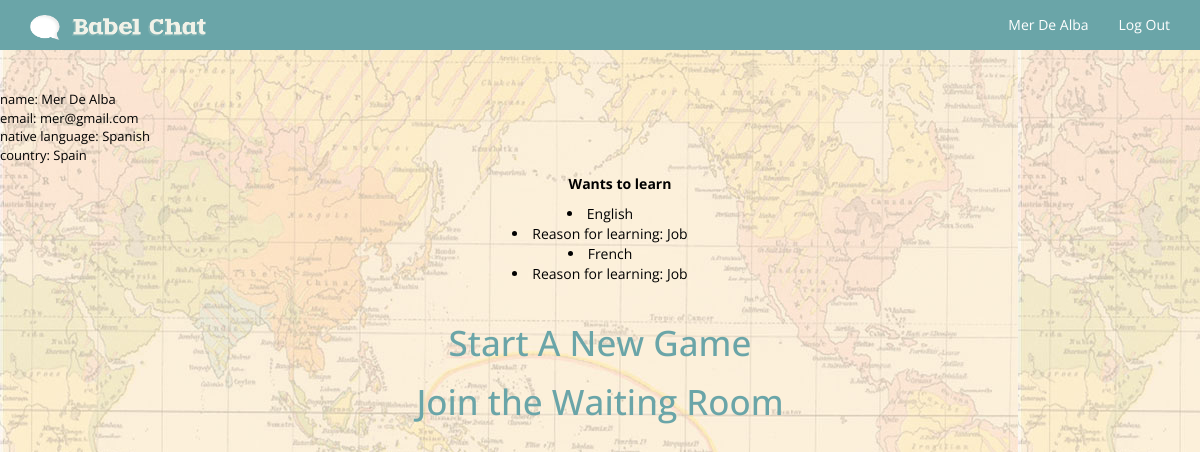
The app's page /profile (signed in), older data.
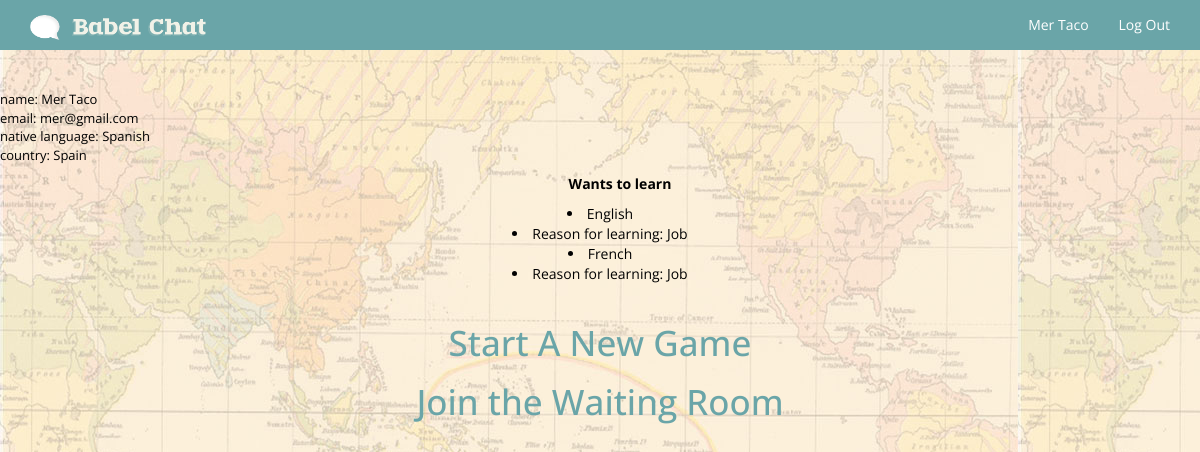
The same page, newer data.
### model.py (models this page shows, shortened)
class User(Base):
    __tablename__ = "users"
    id = Column(Integer, primary_key = True)
    name = Column(String(64), nullable=False)
    email = Column(String(64), nullable=False)
    password = Column(String(64), nullable=False)
    mother_tongue_code = Column(String(64), ForeignKey("languages.language_code"))
    country_code = Column(String(64), ForeignKey("countries.country_code"))
    reason = Column(String(64), nullable=False)
    language = relationship("Language", backref=backref("native_speakers"))
    country = relationship("Country", backref=backref("users"))

class Language(Base):
    __tablename__ = "languages"
    language_code = Column(String(64), nullable=False, primary_key=True)
    language_name = Column(String(64), nullable=False)

class Country(Base):
    __tablename__ = "countries"
    country_code = Column(String(64), nullable=False, primary_key=True)
    country_name = Column(String(64), nullable=False)

class Language_desired(Base):
    __tablename__ = "languages_desired"
    id = Column(Integer, primary_key=True)
    user_id = Column(Integer, ForeignKey('users.id'))
    language_code = Column(String(64), ForeignKey('languages.language_code'))
    level = Column(String(64), nullable=False)
    user = relationship("User",backref=backref("Language_desired"))
    language = relationship("Language", backref=backref("Language_desired"))

### babel.py (the view)
@app.route("/profile")
def display_profile():
    global rooms
    rooms = {}
    user = dbsession.query(User).filter_by(name=session["login"]).first()
    print session
    return render_template("profile.html", user=user)

### templates/profile.html
{% extends 'base_in.html' %}
{% block body %}
<div id="profile_wrapper">
	<p>name: {{ user.name }} <br/>
	   email: {{ user.email }} <br/>
	   native language: {{ user.language.language_name }} <br/>
	   country: {{ user.country.country_name }} <br/>
	    <strong><ul>Wants to learn</ul></strong>
	   {% for lang in user.Language_desired %}
	        <li>{{ lang.language.language_name }}</li>
	        <li>Reason for learning: {{ user.reason }}</li>
	   {% endfor %}<br/>
	 </p>
	<h1 style="font-size: 35px; font-color: #000; !important"> <a href="/video_chat?start={{ user.mother_tongue_code }}" target="_blank">Start A New Game</a> </h1>
	<h1 style="font-size: 35px; font-color: #000; !important"> <a href="/video_chat" target="_blank">Join the Waiting Room</a> </h1>
</div>
{% endblock %}

### templates/base_in.html (shortened to what this page needs)
<!DOCTYPE HTML>
<html lang="en">
<head>
    <link href="../static/css/bootstrap.min.css" rel="stylesheet">
    <link href="../static/css/cover.css" rel="stylesheet">
    <link href="../static/css/signin.css" rel="stylesheet">
    <link href="../static/css/custom.css" rel="stylesheet">
</head>
<body>
    <nav class="navbar navbar-inverse navbar-fixed-top signupnav" role="navigation">
      <div class="container">
        <div class="navbar-header">
          <a class="navbar-brand" href="/"><img src="../static/img/sm_logo.png" height="25px"></a>
        </div>
        <div id="navbar" class="navbar-collapse collapse">
          <ul class="nav navbar-nav navbar-right">
            {% if session.get("login", False) %}
                <li class=""><a href="/profile">{{ session['login'] }}<span class='sr-only'>(current)</span></a></li>
              {% endif %}
              {% if session.get("login", False) %}
                  <li><a href="/logout">Log Out</a></li>
               {% else %}
                  <li><a href="/">Log In</a></li>
                {% endif %}
          </ul>
        </div>
      </div>
    </nav>
        {% block body %}{% endblock %}
    </body>
</html>

### static/css/cover.css (style rules this page uses)
a, a:focus, a:hover { color: #fff; }
body { height: 100%; background-color: #f3eedd; background-image: url("../img/bg_main.jpg"); color: #fff; text-align: center; }

### static/css/signin.css (style rules this page uses)
body { padding-top: 40px; padding-bottom: 40px; background-color: ; }
.signupnav { background-color: #6aa5a8 !important; }

### static/css/custom.css (style rules this page uses)
html, body, h1, h2, h3, h4, h5, h6, p { font-family: "Open Sans" !important; }
body p { font-size: 13px; text-align: left; }
.navbar { max-height: 35px; !important }
.navbar-inverse { background-color: #e9a34d; color: #fff; !important }
.navbar-nav>li>a { color: #fff; !important }
.navbar-inverse .navbar-collapse, .navbar-inverse .navbar-form { border-color: none !important; }
.navbar-inverse { border: none !important; }
.navbar-inverse .navbar-brand { color: #fff; }
.navbar-inverse .navbar-nav>li>a { color: #fff; }
#profile_wrapper { margin-top: 50px; color: #000; }
#profile_wrapper p { color: #000; !important }
a, a:focus, a:hover { color: #6aa5a8; }

Row changes from the older to the newer data that the page shows:
changed User "Job": login "Mer De Alba" → "Mer Taco"; name "Mer De Alba" → "Mer Taco"
